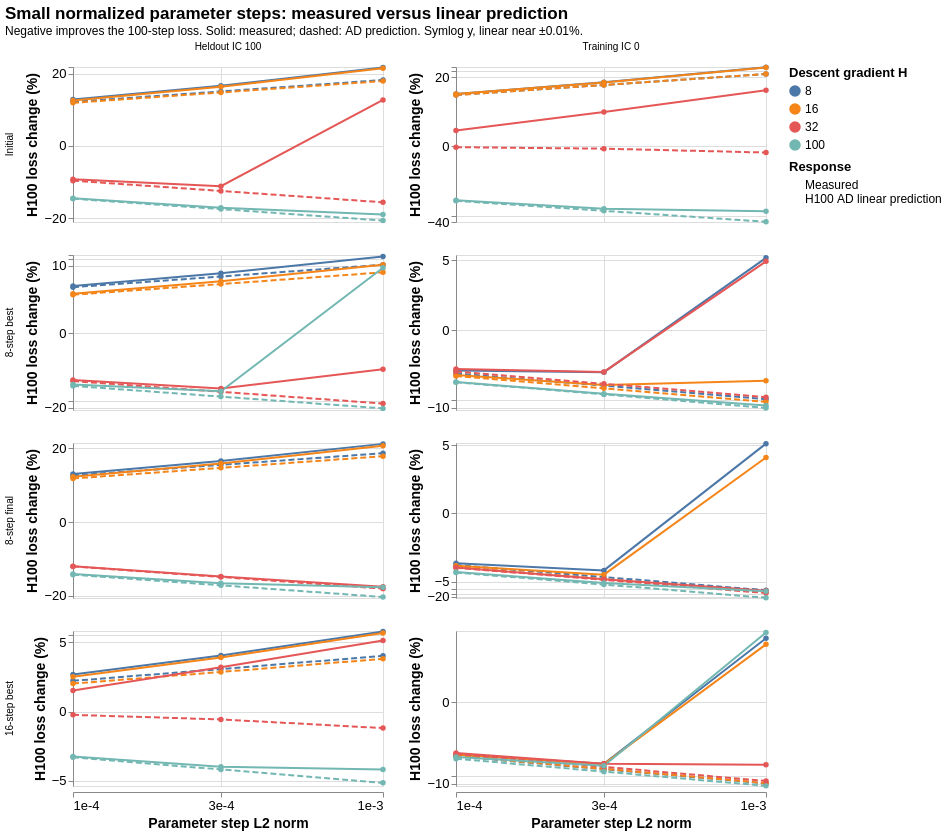

Here is the Vega-Lite specification saved for this chart:
### Vega-Lite specification from a JSON file in a GitHub repository (floating-point values rounded to 4 significant figures; data arrays with more than 128 entries replaced by an {"elided": "..."} marker saying what was removed)
{"config": {"view": {"continuousWidth": 300, "continuousHeight": 300}, "axis": {"labelFontSize": 13, "titleFontSize": 14}, "legend": {"labelFontSize": 12, "titleFontSize": 13}, "title": {"fontSize": 17}}, "data": {"values": {"elided": "192 records"}}, "facet": {"column": {"field": "case", "title": null, "type": "nominal"}, "row": {"field": "checkpoint", "sort": ["Initial", "8-step best", "8-step final", "16-step best"], "title": null, "type": "nominal"}}, "spec": {"mark": {"type": "line", "point": true}, "encoding": {"color": {"field": "horizon", "sort": ["8", "16", "32", "100"], "title": "Descent gradient H", "type": "nominal"}, "strokeDash": {"field": "kind", "legend": {"symbolStrokeWidth": 2, "symbolType": "stroke"}, "scale": {"domain": ["Measured", "H100 AD linear prediction"], "range": [[], [6, 3]]}, "title": "Response", "type": "nominal"}, "x": {"axis": {"format": ".0e", "values": [0.0001, 0.0003, 0.001]}, "field": "step", "scale": {"type": "log"}, "title": "Parameter step L2 norm", "type": "quantitative"}, "y": {"field": "change_percent", "scale": {"constant": 0.01, "type": "symlog"}, "title": "H100 loss change (%)", "type": "quantitative"}}, "height": 155, "width": 310}, "resolve": {"scale": {"y": "independent"}}, "title": {"text": "Small normalized parameter steps: measured versus linear prediction", "subtitle": "Negative improves the 100-step loss. Solid: measured; dashed: AD prediction. Symlog y, linear near ±0.01%."}, "$schema": "https://vega.github.io/schema/vega-lite/v6.4.1.json"}
